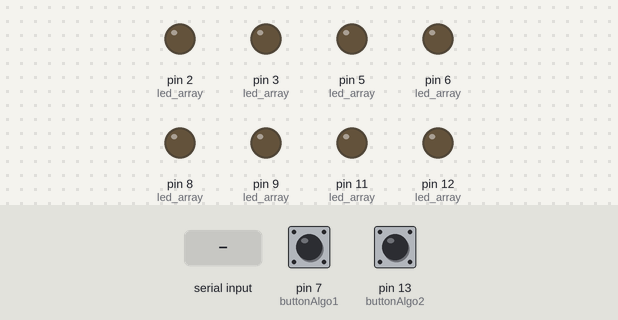
Simulated run of this sketch. Board: Arduino Uno, built with avr-gcc and run on an emulated ATmega328P. On the bench: output pins drawn as LEDs (lit = HIGH). Inputs (shaded band) come from the test bench; at power-on: pin 7 (buttonAlgo1) LOW, pin 13 (buttonAlgo2) LOW. What the sketch prints to the serial monitor is not drawn.

Above: at 1.2 s.
1.3 s: "1" received over Serial
At 1.9 s:
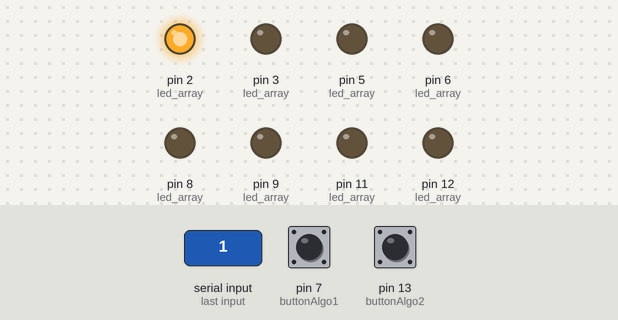
At 2.6 s:
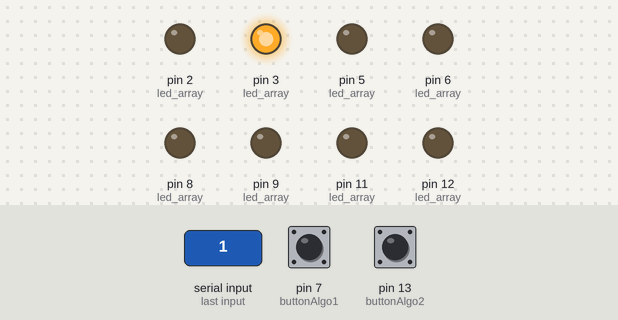
4.3 s: "2" received over Serial
7.3 s: "0" received over Serial
At 8.3 s:
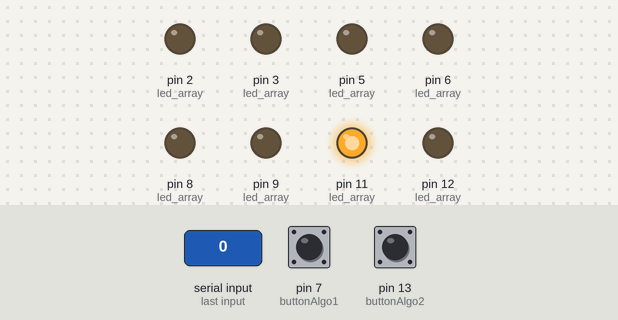
Timing chart, 0 to 14.8 s (numbered marks = the images above; inputs shaded):
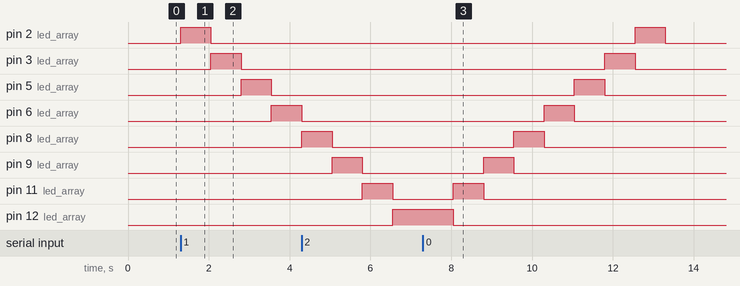

The sketch:

lab2.ino
```cpp
//variables
int led1 = 2;
int led2 = 3;
int led3 = 5;
int led4 = 6;
int led5 = 8;
int led6 = 9;
int led7 = 11;
int led8 = 12;
int buttonAlgo1 = 7;
int buttonAlgo2 = 13;
int led_array[8] = {led1, led2, led3, led4, led5, led6, led7, led8};
int array_length = sizeof(led_array) / sizeof(*led_array);
char serialData;

void setup() {
  Serial.begin(9600);
  pinMode(buttonAlgo1, INPUT);
  pinMode(buttonAlgo2, INPUT);
  for (int i = 0; i < array_length; i++) {
    pinMode(led_array[i], OUTPUT);
  }
}

void blink(int led) {
  digitalWrite(led, HIGH);
  delay(750);
  digitalWrite(led, LOW);
}

//lighting leds from 1 to 8
void algorithm1() {
  for (int i = 0; i < array_length; i++) {
    blink(led_array[i]);
  }
}
//lighting led in reversed order, from 8 to 1
void algorithm2() {
  for (int j = 7; j >= 0; j--) {
    blink(led_array[j]);
  }
}

void loop() {
  if(Serial.available() > 0) {
    serialData = Serial.read();
    Serial.print(serialData);
  }
  if (digitalRead(buttonAlgo1) == HIGH || serialData == '1') {
    algorithm1();
  }
  if (digitalRead(buttonAlgo2) == HIGH || serialData == '2') {
    algorithm2();
  }
}
```

Measured:
- after the input at 1.3 s, pin 2 (led_array): LOW → HIGH at once, → LOW 0.75 s later; pin 3 (led_array): LOW → HIGH after 0.75 s, → LOW 0.75 s later; pin 5 (led_array): LOW → HIGH after 1.5 s, → LOW 0.75 s later; pin 6 (led_array): LOW → HIGH after 2.3 s
- after the input at 7.3 s, pin 8 (led_array): goes on until 10.3 s, then stays LOW; pin 9 (led_array): goes on until 9.6 s, then stays LOW; pin 11 (led_array): goes on until 8.8 s, then stays LOW; pin 12 (led_array): goes on until 8.1 s, then stays LOW
